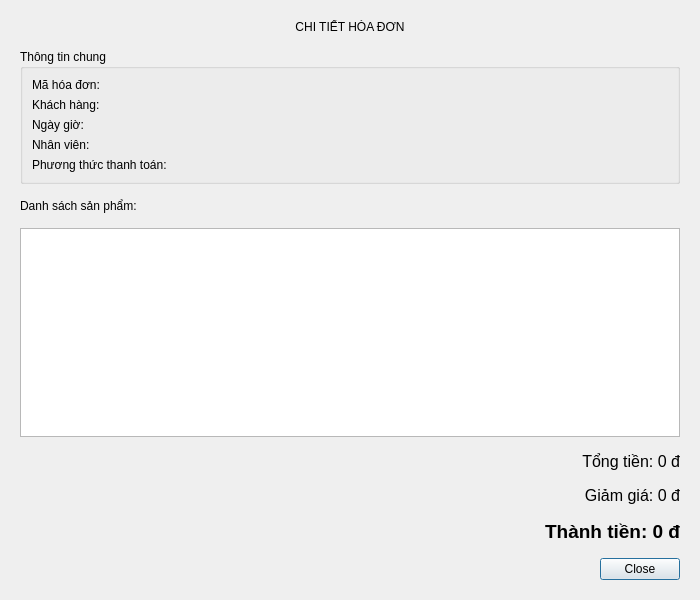
<?xml version="1.0" encoding="UTF-8"?>
<ui version="4.0">
 <class>BillDetailDialog</class>
 <widget class="QDialog" name="BillDetailDialog">
  <property name="geometry">
   <rect>
    <x>0</x>
    <y>0</y>
    <width>700</width>
    <height>600</height>
   </rect>
  </property>
  <property name="windowTitle">
   <string>Chi Tiết Hóa Đơn</string>
  </property>
  <layout class="QVBoxLayout" name="verticalLayout">
   <property name="spacing">
    <number>15</number>
   </property>
   <property name="leftMargin">
    <number>20</number>
   </property>
   <property name="topMargin">
    <number>20</number>
   </property>
   <property name="rightMargin">
    <number>20</number>
   </property>
   <property name="bottomMargin">
    <number>20</number>
   </property>
   <item>
    <widget class="QLabel" name="label">
     <property name="text">
      <string>CHI TIẾT HÓA ĐƠN</string>
     </property>
     <property name="alignment">
      <set>Qt::AlignmentFlag::AlignCenter</set>
     </property>
    </widget>
   </item>
   <item>
    <widget class="QGroupBox" name="groupBox">
     <property name="title">
      <string>Thông tin chung</string>
     </property>
     <layout class="QVBoxLayout" name="verticalLayout_2">
      <item>
       <widget class="QLabel" name="lblBillId">
        <property name="text">
         <string>Mã hóa đơn:</string>
        </property>
       </widget>
      </item>
      <item>
       <widget class="QLabel" name="lblCustomer">
        <property name="text">
         <string>Khách hàng:</string>
        </property>
       </widget>
      </item>
      <item>
       <widget class="QLabel" name="lblDateTime">
        <property name="text">
         <string>Ngày giờ:</string>
        </property>
       </widget>
      </item>
      <item>
       <widget class="QLabel" name="lblEmployee">
        <property name="text">
         <string>Nhân viên:</string>
        </property>
       </widget>
      </item>
      <item>
       <widget class="QLabel" name="lblPaymentMethod">
        <property name="text">
         <string>Phương thức thanh toán:</string>
        </property>
       </widget>
      </item>
     </layout>
    </widget>
   </item>
   <item>
    <widget class="QLabel" name="label_2">
     <property name="text">
      <string>Danh sách sản phẩm:</string>
     </property>
    </widget>
   </item>
   <item>
    <widget class="QTableView" name="tableItems">
     <property name="alternatingRowColors">
      <bool>true</bool>
     </property>
     <attribute name="horizontalHeaderMinimumSectionSize">
      <number>50</number>
     </attribute>
     <attribute name="verticalHeaderMinimumSectionSize">
      <number>50</number>
     </attribute>
     <attribute name="verticalHeaderDefaultSectionSize">
      <number>50</number>
     </attribute>
    </widget>
   </item>
   <item>
    <widget class="QLabel" name="lblSubTotal">
     <property name="font">
      <font>
       <pointsize>12</pointsize>
      </font>
     </property>
     <property name="text">
      <string>Tổng tiền: 0 đ</string>
     </property>
     <property name="alignment">
      <set>Qt::AlignmentFlag::AlignRight|Qt::AlignmentFlag::AlignTrailing|Qt::AlignmentFlag::AlignVCenter</set>
     </property>
    </widget>
   </item>
   <item>
    <widget class="QLabel" name="lblDiscount">
     <property name="font">
      <font>
       <pointsize>12</pointsize>
      </font>
     </property>
     <property name="text">
      <string>Giảm giá: 0 đ</string>
     </property>
     <property name="alignment">
      <set>Qt::AlignmentFlag::AlignRight|Qt::AlignmentFlag::AlignTrailing|Qt::AlignmentFlag::AlignVCenter</set>
     </property>
    </widget>
   </item>
   <item>
    <widget class="QLabel" name="lblTotal">
     <property name="font">
      <font>
       <pointsize>14</pointsize>
       <bold>true</bold>
      </font>
     </property>
     <property name="text">
      <string>Thành tiền: 0 đ</string>
     </property>
     <property name="alignment">
      <set>Qt::AlignmentFlag::AlignRight|Qt::AlignmentFlag::AlignTrailing|Qt::AlignmentFlag::AlignVCenter</set>
     </property>
    </widget>
   </item>
   <item>
    <widget class="QDialogButtonBox" name="buttonBox">
     <property name="orientation">
      <enum>Qt::Orientation::Horizontal</enum>
     </property>
     <property name="standardButtons">
      <set>QDialogButtonBox::StandardButton::Close</set>
     </property>
    </widget>
   </item>
  </layout>
 </widget>
 <resources/>
 <connections>
  <connection>
   <sender>buttonBox</sender>
   <signal>rejected()</signal>
   <receiver>BillDetailDialog</receiver>
   <slot>reject()</slot>
   <hints>
    <hint type="sourcelabel">
     <x>316</x>
     <y>260</y>
    </hint>
    <hint type="destinationlabel">
     <x>286</x>
     <y>274</y>
    </hint>
   </hints>
  </connection>
 </connections>
</ui>
